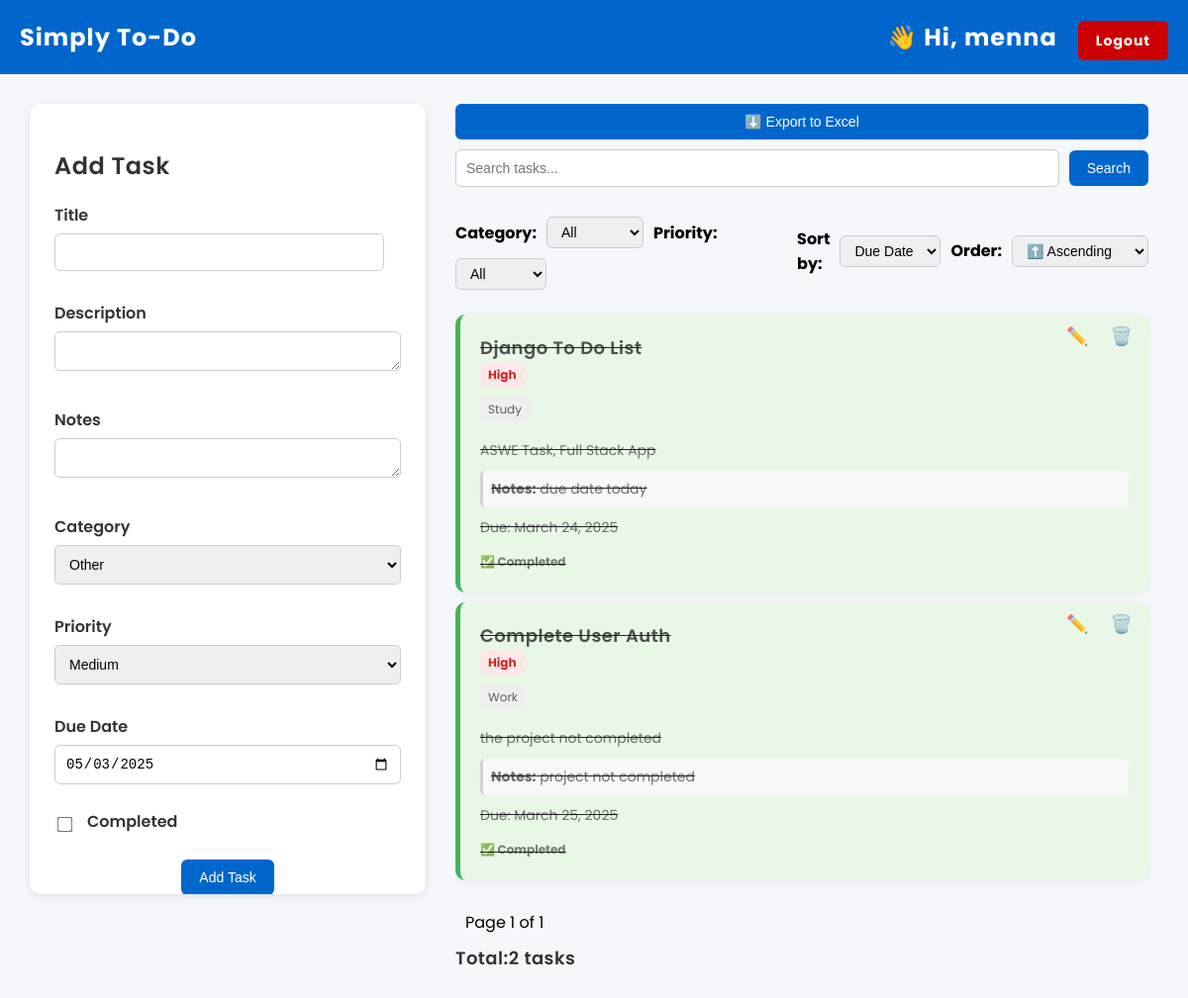
Page /tasks/ (signed in) on the committed database.
### tasks/models.py (models this page shows, shortened)
class Task(models.Model):
    title = models.CharField(max_length=100)
    description = models.TextField()
    completed = models.BooleanField(default=False)
    CATEGORY_CHOICES = [
        ('Work', 'Work'),
        ('Study', 'Study'),
        ('Personal', 'Personal'),
        ('Other', 'Other'),
    ]
    category = models.CharField(max_length=20, choices=CATEGORY_CHOICES, default='Other')
    due_date = models.DateField(default=timezone.now)
    PRIORITY_CHOICES = [
        ('High', 'High'),
        ('Medium', 'Medium'),
        ('Low', 'Low'),
    ]
    priority = models.CharField(max_length=10, choices=PRIORITY_CHOICES, default='Medium')
    notes = models.TextField(blank=True, null=True)
    user = models.ForeignKey(User, on_delete=models.CASCADE)

### tasks/views.py (the view, shortened to what this page needs)
# urls.py: path('', views.task_list, name='task_list'),
@login_required
def task_list(request):
    query = request.GET.get('q', '')
    sort_field = request.GET.get('field', 'due_date')
    sort_order = request.GET.get('order', 'asc')
    sort_prefix = '' if sort_order == 'asc' else '-'
    category_filter = request.GET.get('category', '')
    priority_filter = request.GET.get('priority', '')
    now = timezone.now().date()
    near_date = now + timedelta(days=2)
    tasks = Task.objects.filter(user=request.user)
    if query:
        tasks = tasks.filter(
            Q(title__icontains=query) |
            Q(description__icontains=query) |
            Q(category__icontains=query)
        )
    tasks = tasks.order_by(f'{sort_prefix}{sort_field}')
    if category_filter:
        tasks = tasks.filter(category__iexact=category_filter)
    if priority_filter:
        tasks = tasks.filter(priority__iexact=priority_filter)
    paginator = Paginator(tasks, 2)
    page_number = request.GET.get('page')
    category_filter = request.GET.get('category', '')
    priority_filter = request.GET.get('priority', '')
    page_obj = paginator.get_page(page_number)
    task_count = tasks.count()
    form = TaskForm()
    return render(request, 'task_list.html', {
        'form': form,
        'page_obj': page_obj,
        'query': query,
        'sort_field': sort_field,
        'sort_order': sort_order,
        'task_count': task_count,
        'category_filter': category_filter,
        'priority_filter': priority_filter,
        'now': now,
        'near_date': near_date,
    })

### tasks/forms.py
class TaskForm(forms.ModelForm):
    class Meta:
        model = Task
        fields = ['title', 'description', 'completed', 'category', 'due_date', 'priority', 'notes']
        widgets = {
            'due_date': forms.DateInput(attrs={'type': 'date'})
        }

### tasks/templates/task_list.html (shortened to what this page needs)
{% load static %}
<!DOCTYPE html>
<html lang="en">
  <head>
    <link rel="stylesheet" href="{% static 'tasks/styles.css' %}" />
  </head>
  <body>
    <header>Simply To-Do
        <span>
            {% if user.is_authenticated %}
              <span style="margin-right: 15px;">👋 Hi, {{ user.username }}</span>
              <a href="{% url 'login' %}" class="btn" style="background-color: #cc0000;">Logout</a>
            {% else %}
              <a href="{% url 'login' %}" class="btn" style="margin-right: 10px;">Login</a>
              <a href="{% url 'register' %}" class="btn">Register</a>
            {% endif %}
        </span>
    </header>
    <div class="main-content">
      <div class="task-form-box">
        <h2>Add Task</h2>
        <form method="post" class="task-form">
          <div class="form-group">
            <label for="id_title">Title</label>
            {{ form.title }}
          </div>
          <div class="form-group">
            <label for="id_description">Description</label>
            {{ form.description }}
          </div>
          <div class="form-group">
            <label for="id_notes">Notes</label>
            {{ form.notes }}
          </div>
          <div class="form-group">
            <label for="id_category">Category</label>
            {{ form.category }}
          </div>
          <div class="form-group">
            <label for="id_priority">Priority</label>
            {{ form.priority }}
          </div>
          <div class="form-group">
            <label for="id_due_date">Due Date</label>
            {{ form.due_date }}
          </div>
          <div class="form-group checkbox-group">
            <input type="checkbox" id="{{ form.completed.id_for_label }}" name="{{ form.completed.name }}"
                   {% if form.completed.value %}checked{% endif %}>
            <label for="{{ form.completed.id_for_label }}">Completed</label>
          </div>
          <div style="text-align: center; margin-top: 20px">
            <button type="submit" class="btn">Add Task</button>
          </div>
        </form>
      </div>
      <div class="task-list">
        <button class="btn" onclick="exportTasksToExcel()">⬇️ Export to Excel</button>
        <form method="get" action="." class="task-search-form" style="margin-bottom: 20px;">
            <input type="text" name="q" placeholder="Search tasks..." value="{{ query }}" />
            <button type="submit" class="btn">Search</button>
          </form>
          <div class="filter-cont">
            <form method="get" class="filter-form" style="display: flex; gap: 10px; align-items: center; flex-wrap: wrap; margin-bottom: 15px;">
                <label for="category"><strong>Category:</strong></label>
                <select name="category" id="category" onchange="this.form.submit()">
                    <option value="">All</option>
                </select>
                <label for="priority"><strong>Priority:</strong></label>
                <select name="priority" id="priority" onchange="this.form.submit()">
                    <option value="">All</option>
                </select>
                </form>
            <form method="get" class="sort-form" style="display: flex; gap: 10px; align-items: center; margin-bottom: 20px;">
                <label for="field"><strong>Sort by:</strong></label>
                <select name="field" id="field" onchange="this.form.submit()">
                  <option value="due_date" {% if sort_field == 'due_date' %}selected{% endif %}>Due Date</option>
                </select>
                <label for="order"><strong>Order:</strong></label>
                <select name="order" id="order" onchange="this.form.submit()">
                  <option value="asc" {% if sort_order == 'asc' %}selected{% endif %}>⬆️ Ascending</option>
                </select>
              </form>
          </div>
        {% for task in page_obj %}
        <div class="task-card
        {% if task.completed %}completed
        {% elif task.due_date and task.due_date < now %} late
        {% elif task.due_date and task.due_date <= near_date %} upcoming
        {% endif %}">
          <div class="task-actions">
            <button
            class="btn-edit"
            onclick="openEditModal(
                {{ task.id }},
                '{{ task.title|escapejs }}',
                '{{ task.description|escapejs }}',
                {{ task.completed|yesno:'true,false' }},
                '{{ task.category|escapejs }}',
                '{{ task.due_date|date:"Y-m-d" }}',
                '{{ task.priority|escapejs }}',
                '{{ task.notes|default_if_none:""|escapejs }}'
            )"
            >
            ✏️
            </button>
            <button
              class="btn-delete"
              onclick="openDeleteModal({{ task.id }}, '{{ task.title }}')"
            >
              🗑️
            </button>
          </div>
          <h3>
            <a href="#" onclick="openDetailModal({{ task.id }})" style="text-decoration: none; color: inherit;">
              {{ task.title }}
            </a>
          </h3>
          <span class="priority-tag {{ task.priority|lower }}"
            >{{ task.priority }}</span
          ><br />
          <span class="category-tag">{{ task.category }}</span>
          <p>{{ task.description }}</p>
          {% if task.notes %}
          <p class="task-notes"><strong>Notes:</strong> {{ task.notes }}</p>
          {% endif %}
          <p class="due-date">Due: {{ task.due_date }}</p>
          <span class="status">
            {% if task.completed %}✅ Completed{% else %}❌ Not Done{% endif %}
          </span>
        </div>
        {% empty %}
        <p>No tasks found.</p>
        {% endfor %}
        <div class="pagination" style="margin-top: 20px;">
            <span style="margin: 0 10px;">Page {{ page_obj.number }} of {{ page_obj.paginator.num_pages }}</span>
          </div>
        <div class="task-summary" style="margin-bottom: 15px;">
            <h3>Total:{{ task_count }} task{{ task_count|pluralize }}</h3>
        </div>
      </div>
    </div>
  </body>
</html>

### tasks/static/tasks/styles.css (style rules this page uses)
body { margin: 0; font-family: 'Segoe UI', Tahoma, Geneva, Verdana, sans-serif; background-color: #f5f7fa; }
header { background-color: #0066cc; color: white; padding: 20px; text-align: center; font-size: 24px; font-weight: bold; letter-spacing: 1px; }
.main-content { display: flex; justify-content: space-between; padding: 30px; gap: 30px; flex-wrap: wrap; }
.task-form-box { flex: 1; min-width: 300px; background-color: #ffffff; padding: 25px; border-radius: 12px; box-shadow: 0 2px 10px rgba(0, 0, 0, 0.1); }
.task-form-box h2 { margin-bottom: 20px; color: #333; }
.task-form { background-color: #ffffff; }
.task-form label { display: block; font-weight: 600; margin-bottom: 6px; color: #333; }
.form-group { margin-bottom: 15px; }
.checkbox-group { display: flex; align-items: center; gap: 10px; font-weight: 600; color: #333; }
.task-form input[type="text"], .task-form textarea, .task-form select { width: 95%; padding: 10px; border-radius: 6px; border: 1px solid #ccc; font-size: 14px; margin-bottom: 10px; }
.task-form input[type="checkbox"] { transform: scale(1.2); accent-color: #0066cc; }
.btn { padding: 10px 20px; border: none; border-radius: 6px; background-color: #0066cc; color: white; cursor: pointer; transition: background-color 0.3s ease; font-size: 14px; }
.btn-delete { background-color: #e60026; }
.btn-edit { background-color: #ff9900; }
.task-list { flex: 2; display: grid; grid-template-columns: repeat(auto-fill, minmax(250px, 1fr)); gap: 20px; }
.task-card { background-color: #fff; padding: 20px; border-radius: 10px; box-shadow: 0 2px 8px rgba(0, 0, 0, 0.07); position: relative; }
.task-card.completed { background-color: #e8f7e4; border-left: 5px solid #28a745; opacity: 0.85; text-decoration: line-through; }
.task-card h3 { margin: 0; font-size: 18px; color: #333; }
.task-card p { margin: 10px 0; font-size: 14px; color: #555; }
.task-card .status { font-size: 12px; font-weight: bold; color: #666; }
.task-actions { position: absolute; top: 10px; right: 10px; }
.task-actions button { background: none; border: none; cursor: pointer; font-size: 18px; margin-left: 10px; }
.task-actions .btn-edit { color: #ff9900; }
.task-actions .btn-delete { color: #e60026; }
.category-tag { display: inline-block; background-color: #eee; color: #444; font-size: 12px; padding: 4px 8px; border-radius: 6px; margin-bottom: 8px; }
.due-date { font-size: 13px; color: #999; margin-top: 5px; }
.task-form input[type="date"] { width: 100%; padding: 10px; border-radius: 6px; border: 1px solid #ccc; font-size: 14px; margin-bottom: 10px; }
.priority-tag { display: inline-block; padding: 4px 8px; border-radius: 6px; font-size: 12px; font-weight: bold; margin-bottom: 8px; }
.priority-tag.high { background-color: #ffe6e6; color: #cc0000; }
.task-notes { background-color: #f9f9f9; padding: 8px; font-size: 13px; color: #444; border-left: 3px solid #ccc; margin-top: 10px; border-radius: 5px; }

### rows in the picture
Task: title "Django To Do List", priority "High", category "Study", description "ASWE Task, Full Stack App", notes "due date today", due_date "March 24, 2025", completed "✅ Completed"
Task: title "Complete User Auth", priority "High", category "Work", description "the project not completed", notes "project not completed", due_date "March 25, 2025", completed "✅ Completed"

### other values in the picture
{{ user.username }} "menna"
{{ page_obj.number }} "1"
{{ page_obj.paginator.num_pages }} "1"
{{ task_count }} "2"
